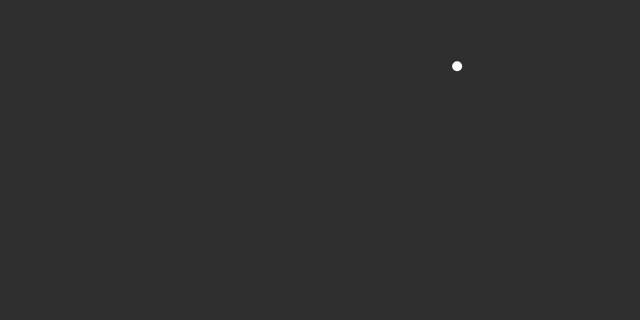
Frame 1 (no input)
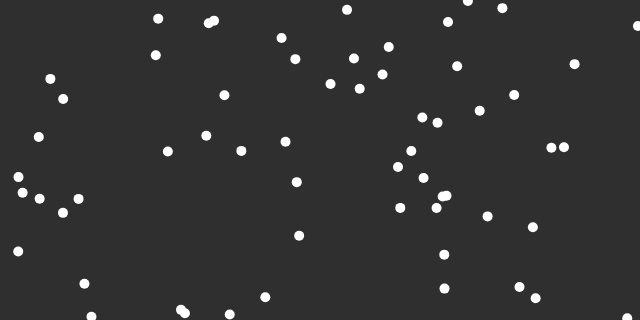
Frame 60 (no input)
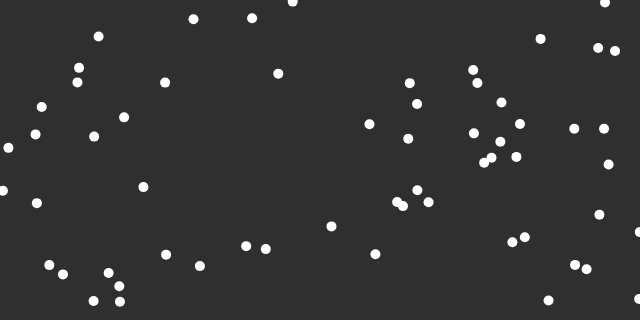
Frame 120 (the mouse pressed at the canvas centre since frame 60)

The p5.js sketch that drew these frames (run headless with seeded random() and noise() and a simulated clock; from frame 60 on, the mouse is pressed at the canvas centre):

// p5.js sketch
// ── sketch.js
let canvasObject = {
	x:640,
	y:320
};

let pointObject = {
	r:10
};

function setup(){
	createCanvas(canvasObject.x, canvasObject.y);
	background(47);
}

function draw(){
	let x = random(0, canvasObject.x);
	let y = random(0, canvasObject.y);
	noStroke();
	ellipse(x, y, pointObject.r, pointObject.r);
}

function mousePressed(){
	background(47);
}
